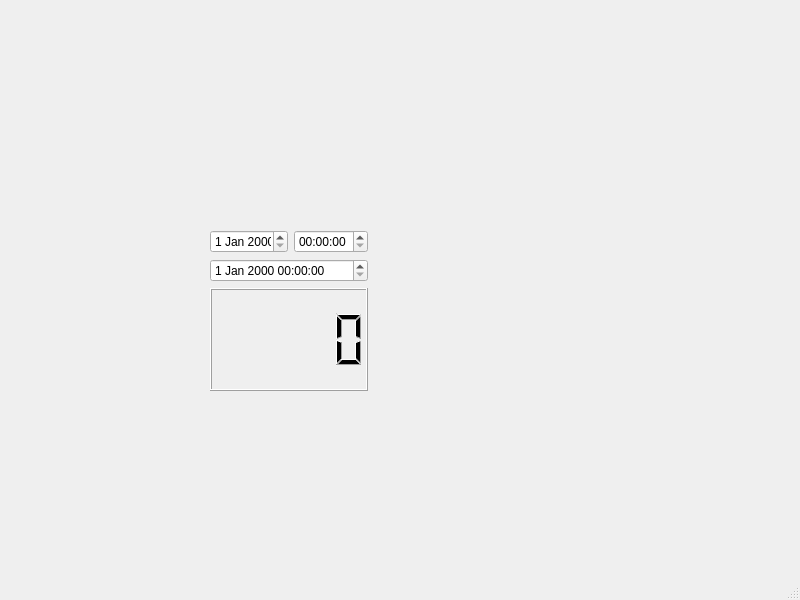
<?xml version="1.0" encoding="UTF-8"?>
<ui version="4.0">
 <class>MainWindow</class>
 <widget class="QMainWindow" name="MainWindow">
  <property name="geometry">
   <rect>
    <x>0</x>
    <y>0</y>
    <width>800</width>
    <height>600</height>
   </rect>
  </property>
  <property name="windowTitle">
   <string>MainWindow</string>
  </property>
  <widget class="QWidget" name="centralwidget">
   <widget class="QWidget" name="">
    <property name="geometry">
     <rect>
      <x>210</x>
      <y>230</y>
      <width>158</width>
      <height>161</height>
     </rect>
    </property>
    <layout class="QVBoxLayout" name="verticalLayout_2">
     <item>
      <layout class="QVBoxLayout" name="verticalLayout">
       <item>
        <layout class="QHBoxLayout" name="horizontalLayout">
         <item>
          <widget class="QDateEdit" name="dateEdit"/>
         </item>
         <item>
          <widget class="QTimeEdit" name="timeEdit"/>
         </item>
        </layout>
       </item>
       <item>
        <widget class="QDateTimeEdit" name="dateTimeEdit"/>
       </item>
      </layout>
     </item>
     <item>
      <widget class="QLCDNumber" name="lcdNumber"/>
     </item>
    </layout>
   </widget>
  </widget>
  <widget class="QMenuBar" name="menubar">
   <property name="geometry">
    <rect>
     <x>0</x>
     <y>0</y>
     <width>800</width>
     <height>23</height>
    </rect>
   </property>
  </widget>
  <widget class="QStatusBar" name="statusbar"/>
 </widget>
 <resources/>
 <connections/>
</ui>
